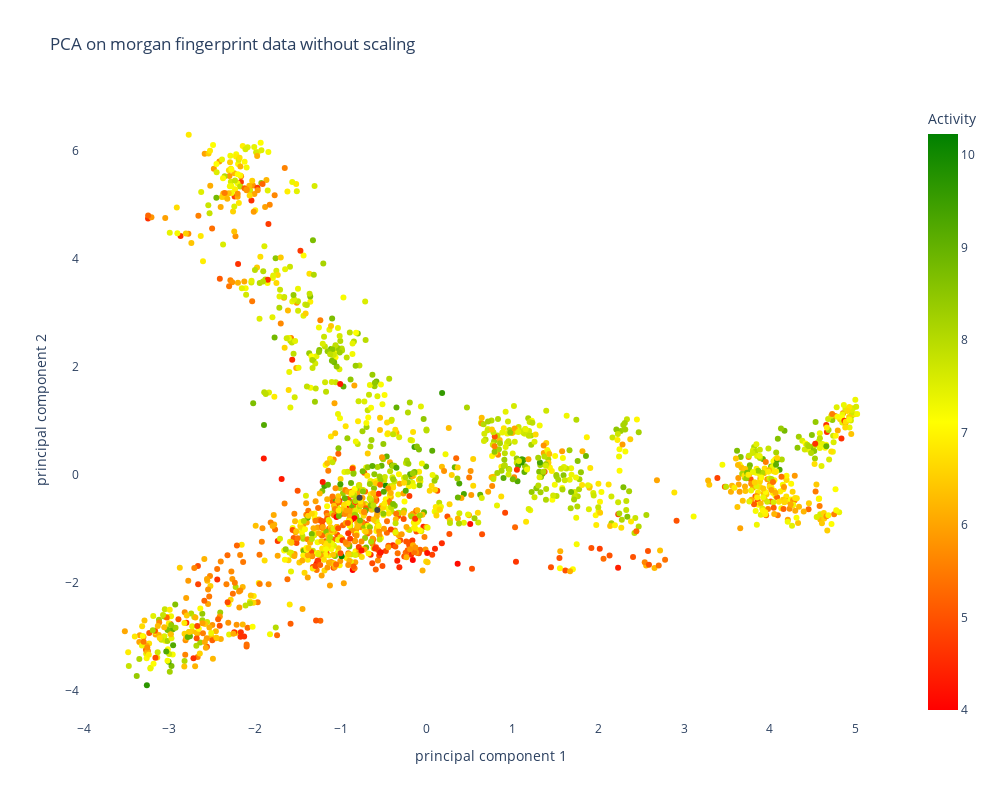

The cell this chart's notebook holds for it:
### Code cell
finalDf_M2['pchembl_value_Mean'] = df['pchembl_value_Mean']
fig_M2_2 = px.scatter(finalDf_M2, x="principal component 1", y="principal component 2",
                    color = "pchembl_value_Mean",
                    color_continuous_scale=["red",  "yellow", "green"],
                    hover_data = None ,
                    labels={'principal component 1': 'principal component 1',
                            'principal component 2': 'principal component 2',
                            'pchembl_value_Mean': 'Activity'},
                    render_mode='SVG',
                    title = 'PCA on morgan fingerprint data without scaling',
                                      width=1000,
                                      height=800)
fig_M2_2.update_layout(plot_bgcolor='White')
#fig_M2_2.show()
app_scatter = molplotly.add_molecules(fig=fig_M2_2,
                                      df=finalDf_M2,
                                      smiles_col='SMILES',
                                      title_col='InChIKey',
                                      condition_col = 'scaffold_grouped')

                                                                          
app_scatter.run_server(mode='inline', port=9006, height=800)

### Figure 1 — Plotly figure (JSON) as saved in the notebook; plotly's stock layout.template omitted (floating-point values rounded to 4 significant figures; data arrays with more than 128 entries replaced by an {"elided": "..."} marker saying what was removed)
{"data": [{"hovertemplate": "principal component 1=%{x}<br>principal component 2=%{y}<br>Activity=%{marker.color}<extra></extra>", "legendgroup": "", "marker": {"color": {"elided": "1688 float values"}, "coloraxis": "coloraxis", "symbol": "circle"}, "mode": "markers", "name": "", "orientation": "v", "showlegend": false, "type": "scatter", "x": {"elided": "1688 float values"}, "xaxis": "x", "y": {"elided": "1688 float values"}, "yaxis": "y"}], "layout": {"coloraxis": {"colorbar": {"title": {"text": "Activity"}}, "colorscale": [[0, "red"], [0.5, "yellow"], [1, "green"]]}, "height": 800, "legend": {"tracegroupgap": 0}, "plot_bgcolor": "White", "title": {"text": "PCA on morgan fingerprint data without scaling"}, "width": 1000, "xaxis": {"anchor": "y", "domain": [0, 1], "title": {"text": "principal component 1"}}, "yaxis": {"anchor": "x", "domain": [0, 1], "title": {"text": "principal component 2"}}}}
